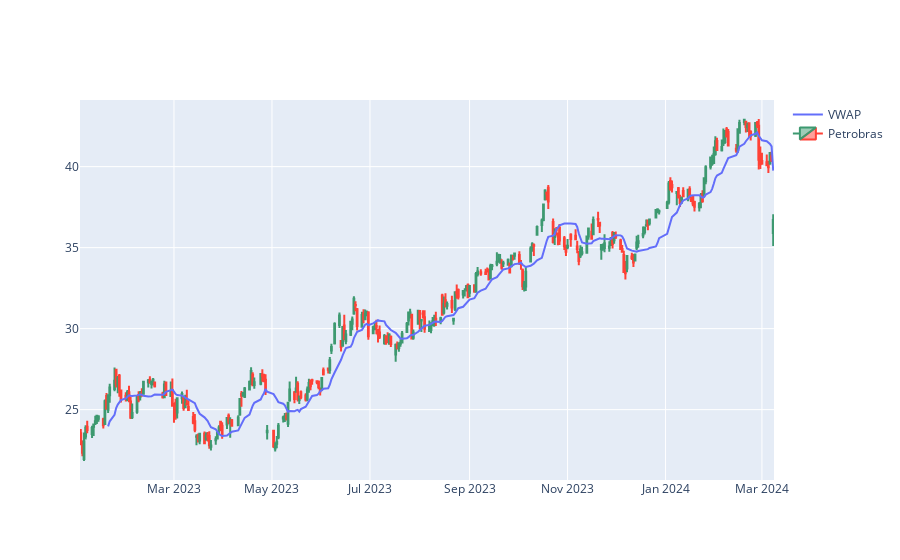

Notebook code cell kept with this figure:
### Markdown cell above
<h2>Construção dos graficos para o indicador</h2>

### Code cell
# Inicializa uma nova figura vazia
fig = go.Figure()

# Adiciona um gráfico de dispersão à figura para visualizar o indicador VWAP
fig.add_trace(go.Scatter(name='VWAP', x=petr4.index, y=petr4['VWAP']))
# Adiciona um gráfico de dispersão à figura representando o VWAP, com os índices de tempo no eixo x e os valores do VWAP no eixo y

# Adiciona um gráfico de candlestick à figura para visualizar os preços de fechamento, abertura, alta e baixa da Petrobras
fig.add_trace(go.Candlestick(name='Petrobras', x=petr4.index, close=petr4['Close'], open=petr4['Open'], high=petr4['High'], low=petr4['Low']))
# Adiciona um gráfico de candlestick à figura representando os preços de fechamento, abertura, alta e baixa da Petrobras, com os índices de tempo no eixo x

# Atualiza o layout da figura para ocultar o controle deslizante do intervalo no eixo x
fig.update_layout(xaxis_rangeslider_visible=False)

# Exibe a figura
fig.show()

### Figure 1 — Plotly figure (JSON) as saved in the notebook; plotly's stock layout.template omitted (floating-point values rounded to 4 significant figures; data arrays with more than 128 entries replaced by an {"elided": "..."} marker saying what was removed)
{"data": [{"name": "VWAP", "type": "scatter", "x": {"elided": "295 str values"}, "y": {"elided": "295 float values"}}, {"close": {"elided": "295 float values"}, "high": {"elided": "295 float values"}, "low": {"elided": "295 float values"}, "name": "Petrobras", "open": {"elided": "295 float values"}, "type": "candlestick", "x": {"elided": "295 str values"}}], "layout": {"autosize": true, "xaxis": {"autorange": true, "range": ["2023-01-01 12:00", "2024-03-08 12:00"], "rangeslider": {"visible": false, "yaxis": {}}, "type": "date"}, "yaxis": {"autorange": true, "range": [20.66, 44.11], "type": "linear"}}}
